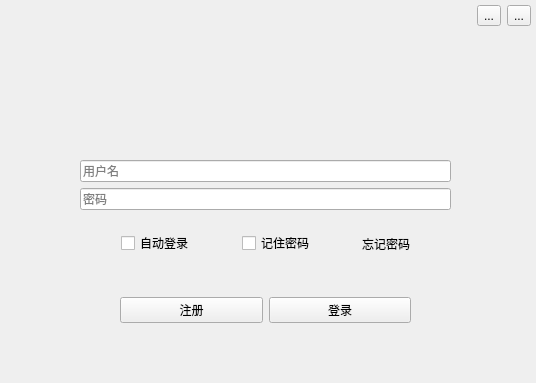
<?xml version="1.0" encoding="UTF-8"?>
<ui version="4.0">
 <class>Widget</class>
 <widget class="QWidget" name="Widget">
  <property name="geometry">
   <rect>
    <x>0</x>
    <y>0</y>
    <width>536</width>
    <height>383</height>
   </rect>
  </property>
  <property name="windowTitle">
   <string>Widget</string>
  </property>
  <widget class="QWidget" name="verticalLayoutWidget">
   <property name="geometry">
    <rect>
     <x>80</x>
     <y>160</y>
     <width>371</width>
     <height>111</height>
    </rect>
   </property>
   <layout class="QVBoxLayout" name="verticalLayout">
    <item>
     <widget class="QLineEdit" name="usernumLine">
      <property name="placeholderText">
       <string>用户名</string>
      </property>
     </widget>
    </item>
    <item>
     <widget class="QLineEdit" name="pwdLine">
      <property name="echoMode">
       <enum>QLineEdit::Password</enum>
      </property>
      <property name="placeholderText">
       <string>密码</string>
      </property>
     </widget>
    </item>
    <item>
     <layout class="QHBoxLayout" name="horizontalLayout">
      <item>
       <spacer name="horizontalSpacer">
        <property name="orientation">
         <enum>Qt::Horizontal</enum>
        </property>
        <property name="sizeHint" stdset="0">
         <size>
          <width>40</width>
          <height>20</height>
         </size>
        </property>
       </spacer>
      </item>
      <item>
       <widget class="QCheckBox" name="autoLogin">
        <property name="text">
         <string>自动登录</string>
        </property>
       </widget>
      </item>
      <item>
       <spacer name="horizontalSpacer_2">
        <property name="orientation">
         <enum>Qt::Horizontal</enum>
        </property>
        <property name="sizeHint" stdset="0">
         <size>
          <width>40</width>
          <height>20</height>
         </size>
        </property>
       </spacer>
      </item>
      <item>
       <widget class="QCheckBox" name="rememberPwd">
        <property name="text">
         <string>记住密码</string>
        </property>
       </widget>
      </item>
      <item>
       <spacer name="horizontalSpacer_3">
        <property name="orientation">
         <enum>Qt::Horizontal</enum>
        </property>
        <property name="sizeHint" stdset="0">
         <size>
          <width>40</width>
          <height>20</height>
         </size>
        </property>
       </spacer>
      </item>
      <item>
       <widget class="QLabel" name="forgetPwd">
        <property name="text">
         <string>忘记密码</string>
        </property>
       </widget>
      </item>
      <item>
       <spacer name="horizontalSpacer_4">
        <property name="orientation">
         <enum>Qt::Horizontal</enum>
        </property>
        <property name="sizeHint" stdset="0">
         <size>
          <width>40</width>
          <height>20</height>
         </size>
        </property>
       </spacer>
      </item>
     </layout>
    </item>
   </layout>
  </widget>
  <widget class="QLabel" name="userIcon">
   <property name="geometry">
    <rect>
     <x>210</x>
     <y>40</y>
     <width>100</width>
     <height>100</height>
    </rect>
   </property>
   <property name="text">
    <string/>
   </property>
  </widget>
  <widget class="QWidget" name="horizontalLayoutWidget_2">
   <property name="geometry">
    <rect>
     <x>0</x>
     <y>0</y>
     <width>531</width>
     <height>31</height>
    </rect>
   </property>
   <layout class="QHBoxLayout" name="horizontalLayout_2">
    <item>
     <widget class="QLabel" name="logoIcon">
      <property name="text">
       <string/>
      </property>
     </widget>
    </item>
    <item>
     <spacer name="horizontalSpacer_5">
      <property name="orientation">
       <enum>Qt::Horizontal</enum>
      </property>
      <property name="sizeHint" stdset="0">
       <size>
        <width>40</width>
        <height>20</height>
       </size>
      </property>
     </spacer>
    </item>
    <item>
     <widget class="QToolButton" name="smallBtn">
      <property name="text">
       <string>...</string>
      </property>
     </widget>
    </item>
    <item>
     <widget class="QToolButton" name="closeBtn">
      <property name="text">
       <string>...</string>
      </property>
     </widget>
    </item>
   </layout>
  </widget>
  <widget class="QWidget" name="horizontalLayoutWidget_3">
   <property name="geometry">
    <rect>
     <x>120</x>
     <y>270</y>
     <width>291</width>
     <height>80</height>
    </rect>
   </property>
   <layout class="QHBoxLayout" name="horizontalLayout_3">
    <item>
     <widget class="QPushButton" name="registerBtn">
      <property name="text">
       <string>注册</string>
      </property>
     </widget>
    </item>
    <item>
     <widget class="QPushButton" name="loginBtn">
      <property name="text">
       <string>登录</string>
      </property>
     </widget>
    </item>
   </layout>
  </widget>
 </widget>
 <resources/>
 <connections/>
</ui>
